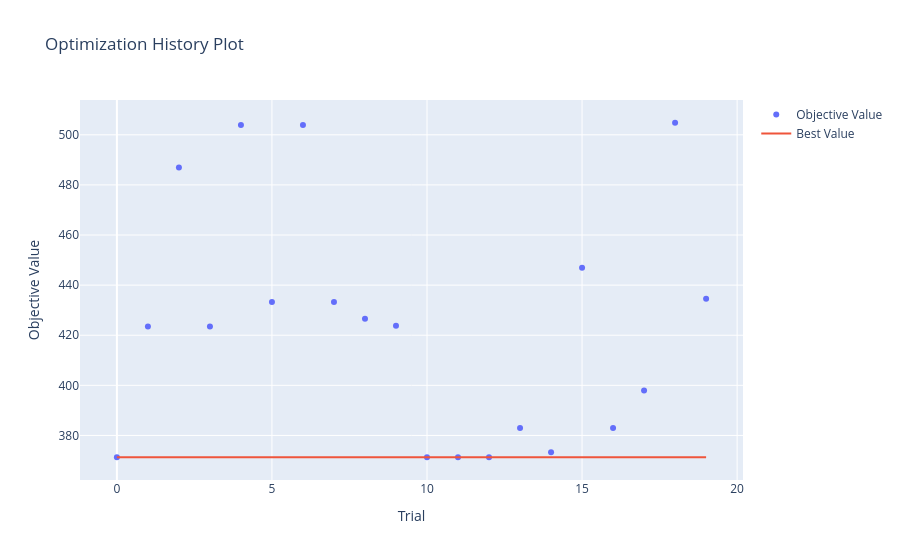
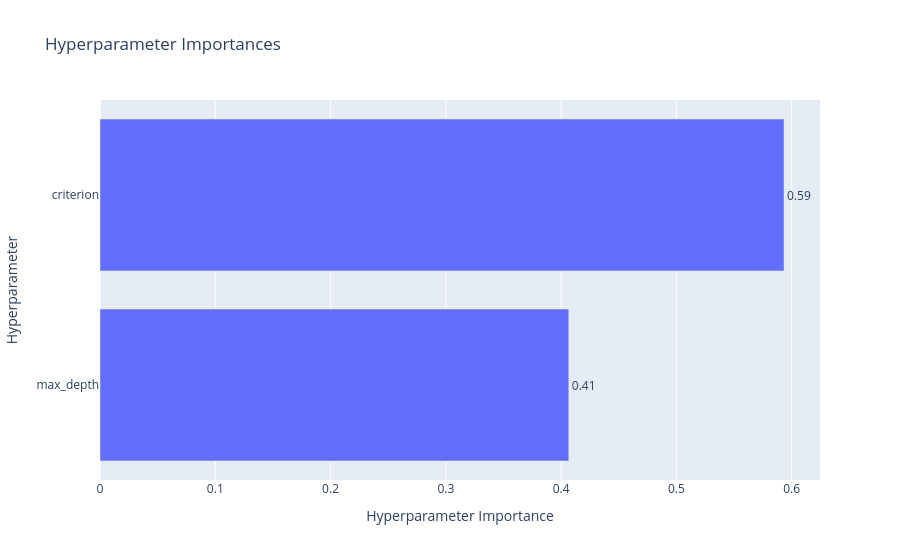

Notebook code for these charts, in order:
### Markdown cell above
Визуализирую результаты

### Code cell
fig1 = optuna.visualization.plot_optimization_history(study)  
fig2 = optuna.visualization.plot_param_importances(study)      

display(fig1)
display(fig2)

### Figure 1 — Plotly figure (JSON) as saved in the notebook; plotly's stock layout.template omitted (floating-point values rounded to 4 significant figures)
{"data": [{"mode": "markers", "name": "Objective Value", "type": "scatter", "x": [0, 1, 2, 3, 4, 5, 6, 7, 8, 9, 10, 11, 12, 13, 14, 15, 16, 17, 18, 19], "y": [371.3, 423.5, 487.0, 423.5, 503.9, 433.3, 503.9, 433.3, 426.6, 423.7, 371.3, 371.3, 371.3, 383.0, 373.3, 446.9, 383.0, 398.0, 504.8, 434.5]}, {"mode": "lines", "name": "Best Value", "type": "scatter", "x": [0, 1, 2, 3, 4, 5, 6, 7, 8, 9, 10, 11, 12, 13, 14, 15, 16, 17, 18, 19], "y": [371.3, 371.3, 371.3, 371.3, 371.3, 371.3, 371.3, 371.3, 371.3, 371.3, 371.3, 371.3, 371.3, 371.3, 371.3, 371.3, 371.3, 371.3, 371.3, 371.3]}, {"marker": {"color": "#cccccc"}, "mode": "markers", "name": "Infeasible Trial", "showlegend": false, "type": "scatter", "x": [], "y": []}], "layout": {"title": {"text": "Optimization History Plot"}, "xaxis": {"title": {"text": "Trial"}}, "yaxis": {"title": {"text": "Objective Value"}}}}

### Figure 2 — Plotly figure (JSON) as saved in the notebook; plotly's stock layout.template omitted (floating-point values rounded to 4 significant figures)
{"data": [{"cliponaxis": false, "hovertemplate": ["max_depth (IntDistribution): 0.4066616915580465<extra></extra>", "criterion (CategoricalDistribution): 0.5933383084419535<extra></extra>"], "name": "Objective Value", "orientation": "h", "text": ["0.41", "0.59"], "textposition": "outside", "type": "bar", "x": [0.4067, 0.5933], "y": ["max_depth", "criterion"]}], "layout": {"title": {"text": "Hyperparameter Importances"}, "xaxis": {"title": {"text": "Hyperparameter Importance"}}, "yaxis": {"title": {"text": "Hyperparameter"}}}}
